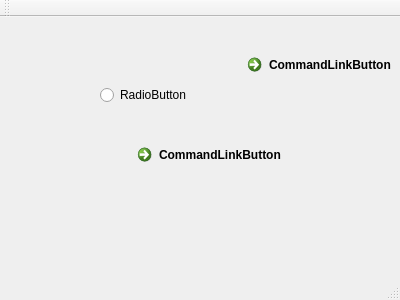
<?xml version="1.0" encoding="UTF-8"?>
<ui version="4.0">
 <class>InnerMainWindow</class>
 <widget class="QMainWindow" name="InnerMainWindow">
  <property name="geometry">
   <rect>
    <x>0</x>
    <y>0</y>
    <width>400</width>
    <height>300</height>
   </rect>
  </property>
  <property name="windowTitle">
   <string>InnerMainWindow</string>
  </property>
  <widget class="QWidget" name="centralWidget">
   <widget class="QCommandLinkButton" name="commandLinkButton">
    <property name="geometry">
     <rect>
      <x>130</x>
      <y>120</y>
      <width>185</width>
      <height>41</height>
     </rect>
    </property>
    <property name="text">
     <string>CommandLinkButton</string>
    </property>
   </widget>
   <widget class="QRadioButton" name="radioButton">
    <property name="geometry">
     <rect>
      <x>100</x>
      <y>70</y>
      <width>89</width>
      <height>16</height>
     </rect>
    </property>
    <property name="text">
     <string>RadioButton</string>
    </property>
   </widget>
   <widget class="QCommandLinkButton" name="commandLinkButton_2">
    <property name="geometry">
     <rect>
      <x>240</x>
      <y>30</y>
      <width>185</width>
      <height>41</height>
     </rect>
    </property>
    <property name="text">
     <string>CommandLinkButton</string>
    </property>
   </widget>
  </widget>
  <widget class="QMenuBar" name="menuBar">
   <property name="geometry">
    <rect>
     <x>0</x>
     <y>0</y>
     <width>400</width>
     <height>23</height>
    </rect>
   </property>
  </widget>
  <widget class="QToolBar" name="mainToolBar">
   <attribute name="toolBarArea">
    <enum>TopToolBarArea</enum>
   </attribute>
   <attribute name="toolBarBreak">
    <bool>false</bool>
   </attribute>
  </widget>
  <widget class="QStatusBar" name="statusBar"/>
 </widget>
 <layoutdefault spacing="6" margin="11"/>
 <resources/>
 <connections/>
</ui>
